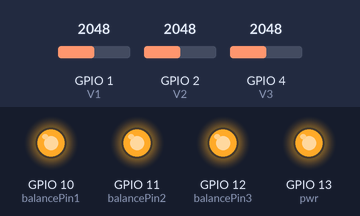
The sketch below on a simulated ESP32-S3. Shown: output pins drawn as LEDs (lit = HIGH). Inputs (shaded band) come from the test bench; at power-on: GPIO 1 (V1) = 2048, GPIO 2 (V2) = 2048, GPIO 4 (V3) = 2048. Storage starts empty; what the sketch prints to the serial monitor is not drawn.

Above: at 1.2 s.
1.3 s: GPIO 1 (V1) set to 1986
At 2.7 s:
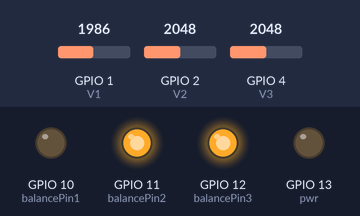
Timing chart, 0 to 4.3 s (numbered marks = the images above; inputs shaded):
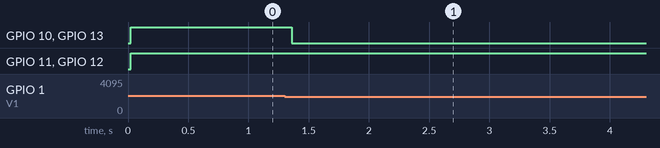

Measured:
- the behaviour switches between 2048 and 2047 on GPIO 1 (V1) (found by bisection; images 0 and 1)
- after the input at 1.3 s, GPIO 10 (balancePin1), GPIO 13 (pwr): HIGH → LOW after 0.06 s

The sketch:

Arduino_BMS.ino
```cpp
#include <Scheduler.h> //This is a custom library, download from https://github.com/mikaelpatel/Arduino-Scheduler#:~:text=Install,Arduino%20IDE%20File>Examples%20menu.
#include<math.h>
#include<ThingSpeak.h>
#include<WiFi.h>
#include<WiFiUdp.h>
#include<SPI.h>
#include<SD.h>


#define capacity 4000 //capacity at time of manufacture in mAh convert this to coulomb for SoH calculation
#define V1 A0
#define V2 A1
#define V3 A3 //Keep going up to Vn for 'n' no. of cells in series
#define balancePin1 10
#define balancePin2 11
#define balancePin3 12
#define pwr 13
#define baud 115200
#define Time 50e-3 //sampling time for coulomb counting
#define PinCS 10 //chip selection pin for SD card
#define MOSI  11 //connect SD card to these pins only
#define MISO  12
#define SCK   13
#define network_name "NAME"
#define network_password "PASSWORD"
#define channel_id "CHANNEL NUMBER"
#define API_Key "WRITE API KEY"

float SOC;
float voltage[3]; // Size of array should be exactly the same as number of cells in series
float v;
float charge;
float current;
float SOH;
float new_capacity = SOH*capacity/100;
WiFiClient client;
String myStatus = "";
unsigned char data[7] = {voltage[0], voltage[1], voltage[2],current, charge, SOC, SOH};

void SD_Setup()
{
  Serial.begin(baud);
  pinMode(PinCS, OUTPUT);
  if (SD.begin(PinCS))
  {
    Serial.println("SD Card is ready to use.");
  }
  else
  {
    Serial.println("SD Card initialisation failed");
    return;
  }
}
void Store_Data()
{
  File Parameters = SD.open("Parameters.txt", FILE_WRITE);
  if(Parameters)
  {
    Serial.println("Writing to file...");
    Parameters.println(data[7], DEC);
    Parameters.close();
    Serial.println("Done");
  }
}
void ThingSpeak_Setup()
{
  Serial.begin(baud);
  if(WiFi.status() == WL_NO_SHIELD)
  {
    Serial.println("Communication with module failed!");
    //terminate
    while(1);
  }
  String fv = WiFi.firmwareVersion();
  if (fv != "1.1.0")
  {
  Serial.println("Put version 1.1.0 only");
  }
  ThingSpeak.begin(client);
}

void Send_Data()
{
  ThingSpeak.setField(1, SOC);
  ThingSpeak.setField(2, SOH);
  ThingSpeak.setField(3, current);
  ThingSpeak.setField(4, charge);
  ThingSpeak.setField(5, new_capacity);
  ThingSpeak.setField(6, voltage[0]);
  ThingSpeak.setField(7, voltage[1]);
  ThingSpeak.setField(8, voltage[3]);
}
void cc() //coulomb counting (essential for SOH monitoring)
 {
  charge = current*Time;
  delay(50);
  if(charge<=capacity*3600) //Let's use recursion for the fun of it :P
  {
    cc();
  }
 }
void SoH()
{
  if(v==4.2)
  {
    SOH = (charge/(capacity*3600))*100; //SOH is defined as remaining capacity/capacity at the time of manufacture
  }
}
void SoC()
{
  voltage[0] = (analogRead(V1) / 1024) * 5;
  voltage[1] = (analogRead(V2) / 1024) * 5;
  voltage[2] = (analogRead(V3) / 1024) * 5;
  v = min(voltage[0], voltage[1]);
  v = min (v, voltage[2]);
  SOC = exp((v - 2.9545) / 0.268); //SoC of entire series string will be same as SoC of cell with minimum voltage in it
}
void balance() //passive balancing
{ if (voltage[0] == voltage [1] && voltage[1] == voltage[2])
  {
      digitalWrite(pwr, HIGH);
      digitalWrite(balancePin1, HIGH);
      digitalWrite(balancePin2, HIGH);
      digitalWrite(balancePin3, HIGH);
    }
    else
  {
    while (voltage[0] == v)
    {
      digitalWrite(pwr, LOW);
      digitalWrite(balancePin1, LOW);
      digitalWrite(balancePin2, HIGH);
      digitalWrite(balancePin3, HIGH);
    }
    while (voltage[1] == v)
    {
      digitalWrite(pwr, LOW);
      digitalWrite(balancePin1, HIGH);
      digitalWrite(balancePin2, LOW);
      digitalWrite(balancePin3, HIGH);
    }
    while (voltage[2] == v)
    {
      digitalWrite(pwr, LOW);
      digitalWrite(balancePin1, HIGH);
      digitalWrite(balancePin2, HIGH);
      digitalWrite(balancePin3, LOW);
    }
  }
}
void task1() //we want all functions to be running at once but the Scheduler.start function takes only 2 arguments at once hence the task1, task2 functions
{
  Scheduler.start(SoC,balance); //Scheduler function allows us to enable scheduling in arduino i.e running more than one function at once
}
void task2()
{
  Scheduler.start(cc,SoH);
}

void setup() {

  pinMode(V1, INPUT);
  pinMode(V2, INPUT);
  pinMode(V3, INPUT);
  pinMode(balancePin1, OUTPUT);
  pinMode(balancePin2, OUTPUT);
  pinMode(balancePin3, OUTPUT);
  pinMode(pwr, OUTPUT);
  ThingSpeak_Setup();
  SD_Setup();
}

void loop()
{
  Scheduler.start(task1,task2);  //we want all functions to be running at once but the Scheduler.start function takes only 2 arguments at once hence the task1, task2 functions
  delay(50);
  Scheduler.start(Store_Data,Send_Data);
}
```
